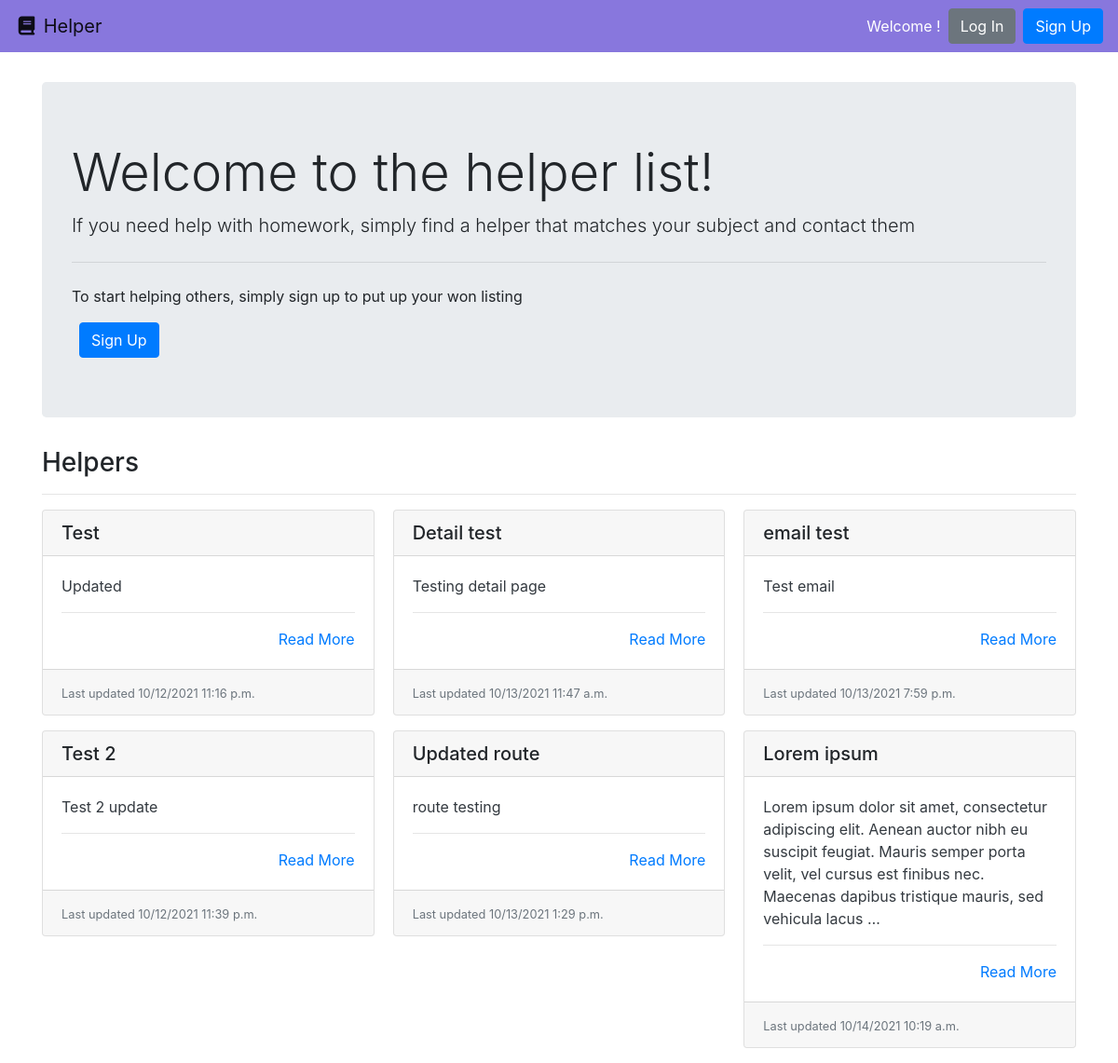
The page / on the database its author committed.
### list/models.py (models this page shows, shortened)
class Listing(models.Model):
    title = models.CharField(max_length=120)
    email = models.EmailField(max_length=254, blank=True)
    created = models.DateTimeField(auto_now_add=True,
                                   help_text="The date and time this page was created. Automatically generated when the model saves.")
    summary = models.TextField()
    slug = models.CharField(max_length=settings.POST_TITLE_MAX_LENGTH, blank=True, editable=False,
                            help_text="Unique URL path to access this page. Generated by the system.")

### list/views.py (the view)
# urls.py: path('', HelperListView.as_view(), name='listing-page'),
class HelperListView(ListView):
    model = Listing
    def get(self, request):
        lists = self.get_queryset().all()
        return render(request, 'list.html', {
          'lists': lists
        })

### list/templates/list.html
{% extends "base.html" %}
{% block content %}
  <div class="jumbotron">
    <h1 class="display-4">Welcome to the helper list!</h1>
    <p class="lead">If you need help with homework, simply find a helper that matches your subject and contact them</p>
    <hr class="my-4">
    {% if not user.is_authenticated %}
      <p>To start helping others, simply sign up to put up your won listing</p>
      <a href="{% url 'signup' %}" class="btn btn-primary ml-2">Sign Up</a>
    {% endif %}
  </div>
  <h3>Helpers </h3>
  <hr>
  {% if lists %}
    <div class="card-columns">
      {% for list in lists %}
        {% include "partials/card.html" %}
      {% endfor %}
    </div>
  {% else %}
    <div class="alert alert-primary" role="alert">No helpers to display.</div>
  {% endif %}
{% endblock %}

### list/templates/partials/card.html
<div class="card mb-3">
    <h5 class="card-header ">{{ list.title }}</h5>
    <div class="card-body border-dark">
      <p class="card-text text-dark">
        {{ list.summary|truncatewords_html:30 }}
        <hr>
        <div class="text-right"><a href="{% url 'helper-detail' list.slug %}" title="Read More">Read More</a></div>
    </div>
    <div class="card-footer">
      <small class="text-muted">Last updated {{ list.created|date:"SHORT_DATETIME_FORMAT" }}</small>
    </div>
  </div>

### rows shown on the page
Listing: title "Test", summary "Updated", created "10/12/2021 11:16 p.m."
Listing: title "Test 2", summary "Test 2 update", created "10/12/2021 11:39 p.m."
Listing: title "Detail test", summary "Testing detail page", created "10/13/2021 11:47 a.m."
Listing: title "Updated route", summary "route testing", created "10/13/2021 1:29 p.m."
Listing: title "email test", summary "Test email", created "10/13/2021 7:59 p.m."
Listing: title "Lorem ipsum", summary "Lorem ipsum dolor sit amet, consectetur adipiscing elit. Aenean auctor nibh eu suscipit feugiat. Mauris semper porta velit, vel cursus est finibus nec. Maecenas dapibus tristique mauris, sed vehicula lacus …", created "10/14/2021 10:19 a.m."
